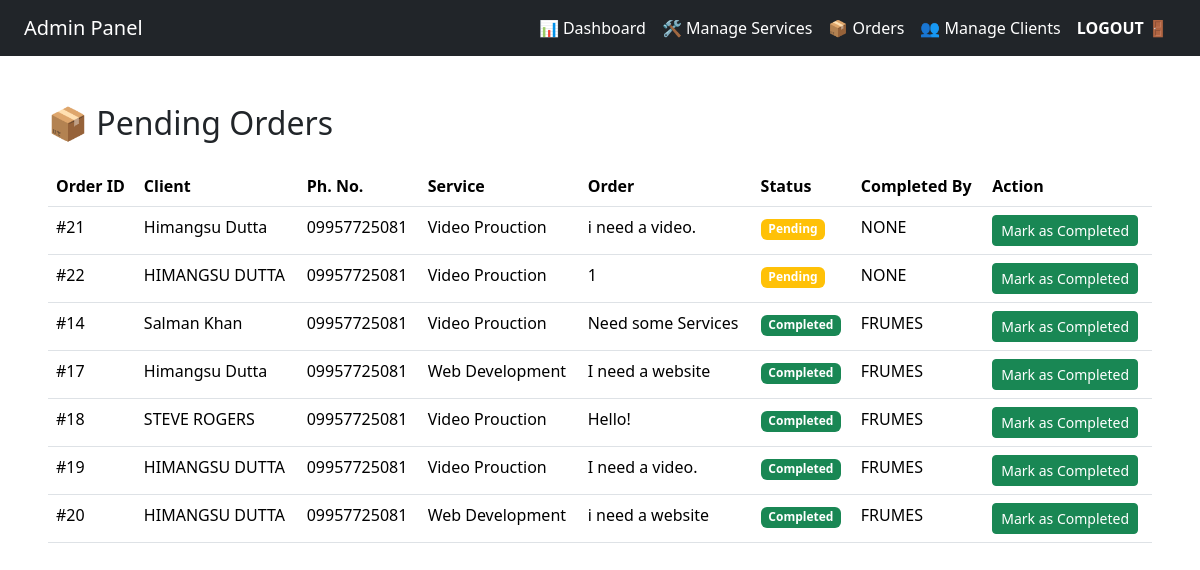
/dashboard/orders.php (signed in), run on the app's committed database.
### tables this page shows
CREATE TABLE `orders` (
  `Order_id` int(12) NOT NULL,
  `status` varchar(255) NOT NULL DEFAULT 'Pending',
  `Name` varchar(255) NOT NULL,
  `phone no.` varchar(20) NOT NULL,
  `email` varchar(255) NOT NULL,
  `service_id` int(12) NOT NULL,
  `description` varchar(500) NOT NULL,
  `Completed_By` varchar(255) NOT NULL DEFAULT 'NONE',
  `dat` datetime NOT NULL DEFAULT current_timestamp()
);

CREATE TABLE `services` (
  `s_id` int(12) NOT NULL,
  `s_name` varchar(100) NOT NULL,
  `s_para` varchar(500) NOT NULL,
  `s_icon` text NOT NULL,
  `is_hidden` tinyint(1) NOT NULL DEFAULT 0
);

### dashboard/orders.php (the view, shortened to what this page needs)
<?php
  include __DIR__.'/../databasecon.php';
  $osql = "SELECT * FROM orders
         JOIN services ON orders.service_id = services.s_id
         ORDER BY
           CASE
             WHEN orders.status = 'Pending' THEN 0
             WHEN orders.status = 'Completed' THEN 1
             ELSE 2
           END";
  $oresql = mysqli_query($con, $osql) OR die("querry unsuccessful!");
?>
<!DOCTYPE html>
<html lang="en">
<head>
  <link href="https://cdn.jsdelivr.net/npm/bootstrap@5.3.3/dist/css/bootstrap.min.css" rel="stylesheet">
</head>
<body>
  <?php include 'sidebar.php'; ?>
<div class="d-flex">
  <div class="container-fluid p-5">
    <h2 class="mb-4">📦 Pending Orders</h2>
    <table class="table table-hover">
      <thead>
        <tr>
          <th>Order ID</th>
          <th>Client</th>
          <th>Ph. No.</th>
          <th>Service</th>
          <th>Order</th>
          <th>Status</th>
          <th>Completed By</th>
          <th>Action</th>
        </tr>
      </thead>
      <?php while($orow = mysqli_fetch_assoc($oresql)){ ?>
      <tbody>
        <tr>
          <td>#<?php echo $orow['Order_id']; ?></td>
          <td><?php echo $orow['Name']; ?></td>
          <td><?php echo $orow['phone no.']; ?></td>
          <td><?php echo $orow['s_name']; ?></td>
          <td><?php echo $orow['description']; ?></td>
          <td><span class="badge <?php echo ($orow['status'] == 'Completed') ? 'bg-success' : 'bg-warning'; ?>"><?php echo $orow['status']; ?></span></td>
          <td><?php echo $orow['Completed_By']; ?></td>
          <td><a href="../update-inline-orders.php?id=<?php echo $orow['Order_id']; ?>" class="btn btn-sm btn-success">Mark as Completed</a></td>
        </tr>
      </tbody>
      <?php } ?>
    </table>
  </div>
</div>
</body>
</html>

### dashboard/sidebar.php (shortened to what this page needs)
<nav class="navbar navbar-expand-lg navbar-dark bg-dark px-4">
  <a class="navbar-brand" href="#">Admin Panel</a>
  <div class="collapse navbar-collapse" id="adminNavbar">
    <ul class="navbar-nav ms-auto">
      <li class="nav-item">
        <a href="dashboard.php" class="nav-link text-white">📊 Dashboard</a>
      </li>
      <li class="nav-item">
        <a href="manage.php" class="nav-link text-white">🛠 Manage Services</a>
      </li>
      <li class="nav-item">
        <a href="orders.php" class="nav-link text-white">📦 Orders</a>
      </li>
      <li class="nav-item">
        <a href="mng-clients.php" class="nav-link text-white">👥 Manage Clients</a>
      </li>
      <li class="nav-item">
        <a href="../logout-logic.php" class="nav-link text-white">
          <b>LOGOUT 🚪</b>
        </a>
      </li>
    </ul>
  </div>
</nav>

### data on the page
orders: Order_id "21", Name "Himangsu Dutta", value "09957725081", service.s_name "Video Prouction", description "i need a video.", status "Pending", Completed_By "NONE"
orders: Order_id "22", Name "HIMANGSU DUTTA", value "09957725081", service.s_name "Video Prouction", description "1", status "Pending", Completed_By "NONE"
orders: Order_id "14", Name "Salman Khan", value "09957725081", service.s_name "Video Prouction", description "Need some Services", status "Completed", Completed_By "FRUMES"
orders: Order_id "17", Name "Himangsu Dutta", value "09957725081", service.s_name "Web Development", description "I need a website", status "Completed", Completed_By "FRUMES"
orders: Order_id "18", Name "STEVE ROGERS", value "09957725081", service.s_name "Video Prouction", description "Hello!", status "Completed", Completed_By "FRUMES"
orders: Order_id "19", Name "HIMANGSU DUTTA", value "09957725081", service.s_name "Video Prouction", description "I need a video.", status "Completed", Completed_By "FRUMES"
orders: Order_id "20", Name "HIMANGSU DUTTA", value "09957725081", service.s_name "Web Development", description "i need a website", status "Completed", Completed_By "FRUMES"
